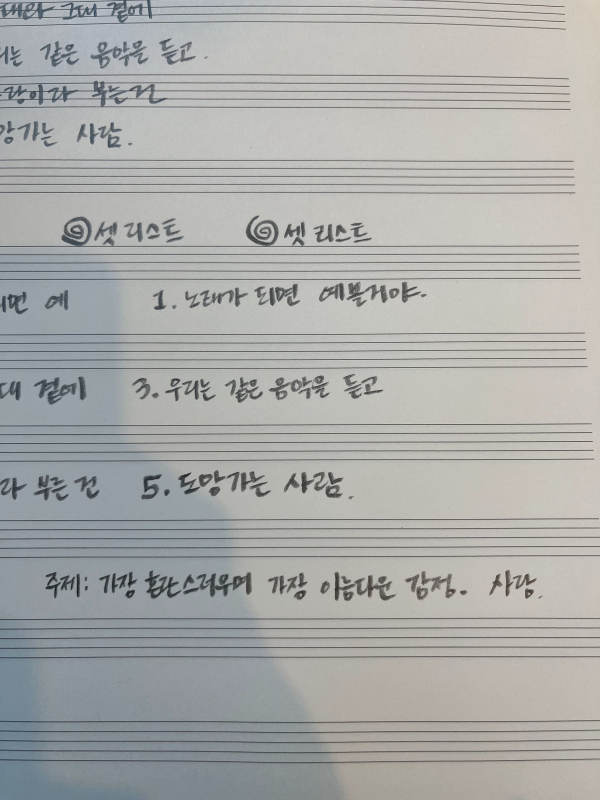
#> input picture shows/2026-11-21-openmic/source/IMG_2583.jpg, 1800 x 2400 px (shown at 1/3 size)
$ python -i extract_ink.py   (imports and definitions only)
#> lines starting #> are read from the running program, lines starting #| are printed output that depends on the picture
#!/usr/bin/env python3
"""
Cut handwriting out of a photo of the notebook and save it as transparent PNGs
(black ink + alpha). Paper, shadows and staff lines are removed; the page tints
the ink with the theme colour.

usage:
  python3 tools/extract_ink.py photo.jpg boxes.json shows/<show>/ink [--sheet preview.jpg]

boxes.json  (pixel coordinates in the photo: left, top, right, bottom)
  [
    {"name": "title",  "box": [1224, 1094, 1886, 1253]},
    {"name": "song-1", "box": [749, 1426, 2189, 1584]},
    {"name": "theme",  "box": [202, 2851, 2765, 3038], "words": true}
  ]
"words": true also writes theme-1.png, theme-2.png ... one per word, all with the
same height so they sit on one baseline and can wrap like text.

Needs: opencv-python, numpy.
"""
import cv2, numpy as np, json, sys, argparse

def normalise(gray):
    small = cv2.resize(gray, None, fx=.125, fy=.125)
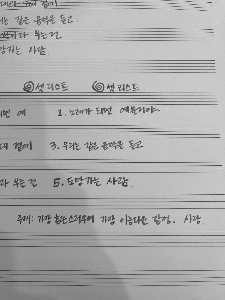
#> small: shape (300, 225); min 26, max 220, mean 170.4
    bg = cv2.resize(cv2.medianBlur(small, 31), (gray.shape[1], gray.shape[0]))
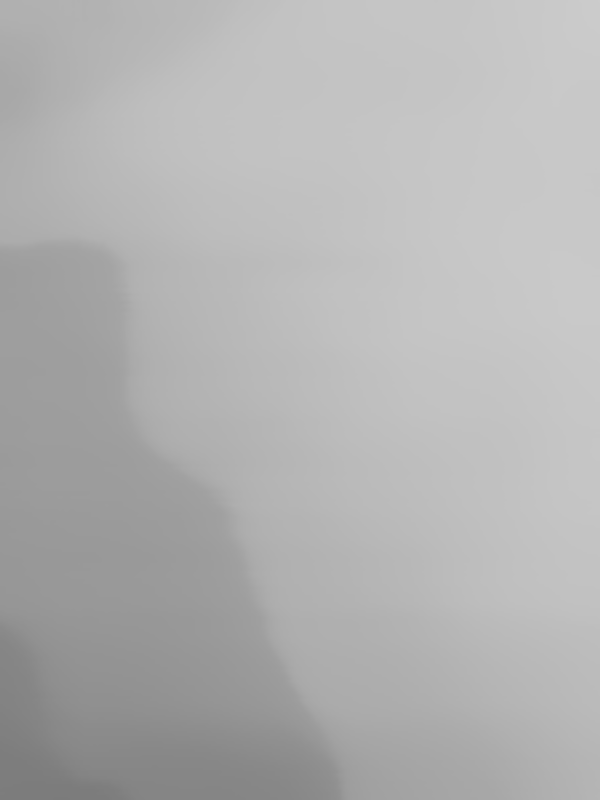
#> bg: shape (2400, 1800) (shown at 1/3 size); min 123, max 204, mean 178
    return cv2.divide(gray, bg, scale=255)
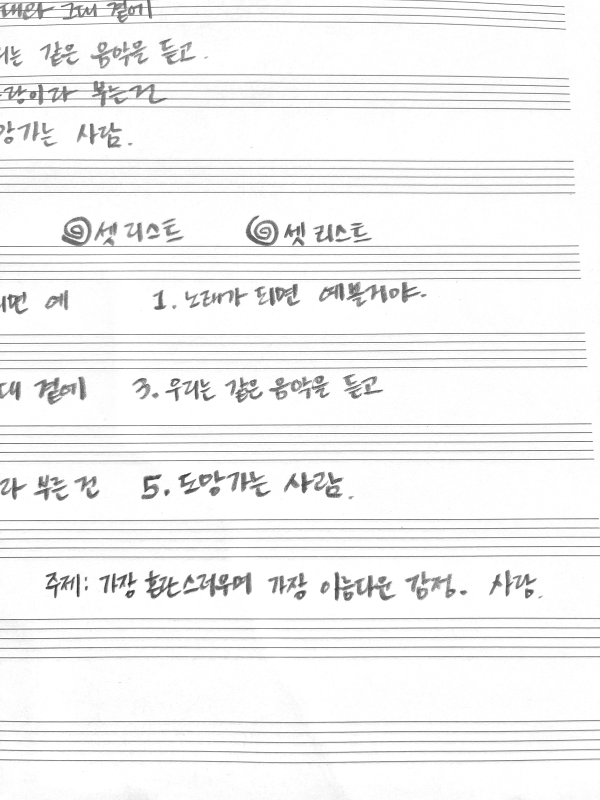
#> returned value: shape (2400, 1800) (shown at 1/3 size); min 12, max 255, mean 242.7

# [34 lines left out: functions staff_angle, cut, trim, not called in this run]

def save(a, path):
    cv2.imwrite(path, np.dstack([np.zeros_like(a)] * 3 + [a]), [cv2.IMWRITE_PNG_COMPRESSION, 9])

# [7 lines left out: function words, not called in this run]

# [24 lines not run here, left out]

>>> import cv2
>>> picture = cv2.imread('../shows/2026-11-21-openmic/source/IMG_2583.jpg', cv2.IMREAD_GRAYSCALE)
>>> result = normalise(picture)
